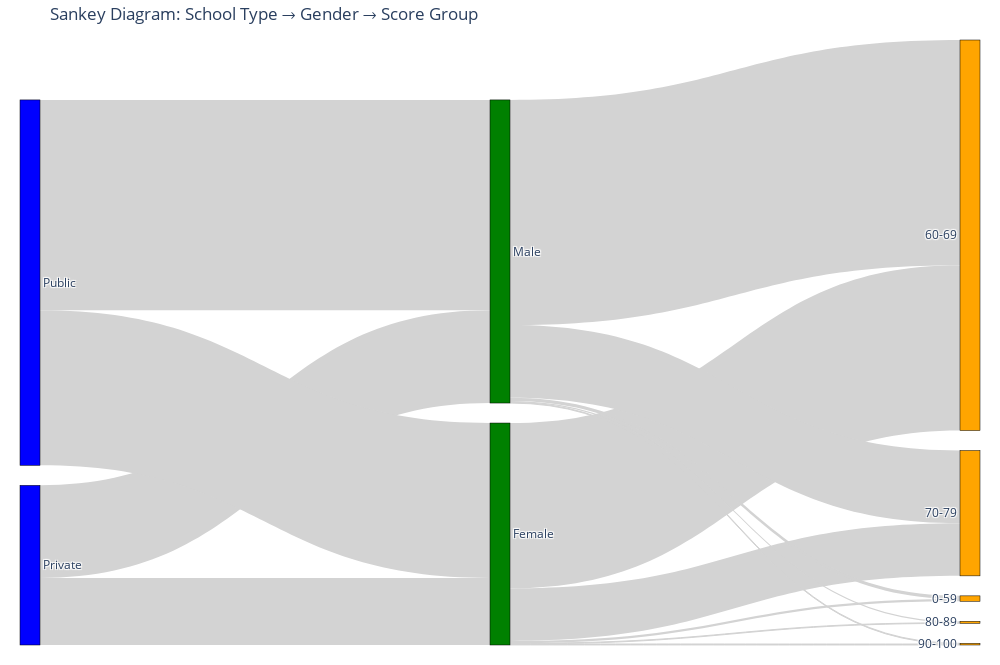

Notebook source saved alongside this figure:
### Code cell
# SANKEY DIAGRAM

def score_group(score):
    if 0 <= score < 60: 
        return '0-59'
    elif 60 <= score < 70: 
        return '60-69'
    elif 70 <= score < 80: 
        return '70-79'
    elif 80 <= score < 90: 
        return '80-89'
    elif 90 <= score <= 100: 
        return '90-100'

df['Score Group'] = df['Exam_Score'].apply(score_group)


layer1 = df.groupby(['School_Type', 'Gender']).size().reset_index(name='count1')
layer2 = df.groupby(['Gender', 'Score Group']).size().reset_index(name='count2')

school_types = sorted(layer1['School_Type'].unique())
genders = sorted(layer1['Gender'].unique())

score_groups = ['0-59', '60-69', '70-79', '80-89', '90-100']

labels = school_types + genders + score_groups
label_to_index = {label: i for i, label in enumerate(labels)}

# Build links for the first and second layers

source1 = layer1['School_Type'].map(label_to_index)
target1 = layer1['Gender'].map(label_to_index)
value1  = layer1['count1']

# 2nd
source2 = layer2['Gender'].map(label_to_index)
target2 = layer2['Score Group'].map(label_to_index)
value2  = layer2['count2']

# combining
source = list(source1) + list(source2)
target = list(target1) + list(target2)
value  = list(value1)  + list(value2)

node_colors = []
for label in labels:
    if label in school_types:
         node_colors.append("blue")
    elif label in genders:
         node_colors.append("green")
    elif label in score_groups:
         node_colors.append("orange")

link_c = "lightgray"
link_colors = [link_c] * len(source)


fig = go.Figure(go.Sankey(
    node=dict(
        pad=20,
        thickness=20,
        line=dict(color="black", width=0.5),
        label=labels,
        color=node_colors
    ),
    link=dict(
        source=source,
        target=target,
        value=value,
        color=link_colors
    )
))

fig.update_layout(
    title_text="Sankey Diagram: School Type → Gender → Score Group",
    font=dict(size=12),
    width=1000,
    height=665,
    margin=dict(l=20, r=20, t=40, b=20)
)

fig.show()

### Figure 1 — Plotly figure (JSON) as saved in the notebook; plotly's stock layout.template omitted (floating-point values rounded to 4 significant figures)
{"data": [{"link": {"color": ["lightgray", "lightgray", "lightgray", "lightgray", "lightgray", "lightgray", "lightgray", "lightgray", "lightgray", "lightgray", "lightgray", "lightgray", "lightgray", "lightgray"], "source": [0, 0, 1, 1, 2, 2, 2, 2, 2, 3, 3, 3, 3, 3], "target": [2, 3, 2, 3, 4, 5, 6, 7, 8, 4, 5, 6, 7, 8], "value": [843, 1166, 1950, 2648, 30, 2081, 661, 8, 12, 38, 2833, 916, 18, 9]}, "node": {"color": ["blue", "blue", "green", "green", "orange", "orange", "orange", "orange", "orange"], "label": ["Private", "Public", "Female", "Male", "0-59", "60-69", "70-79", "80-89", "90-100"], "line": {"color": "black", "width": 0.5}, "pad": 20, "thickness": 20}, "type": "sankey"}], "layout": {"font": {"size": 12}, "height": 665, "margin": {"b": 20, "l": 20, "r": 20, "t": 40}, "title": {"text": "Sankey Diagram: School Type → Gender → Score Group"}, "width": 1000}}
